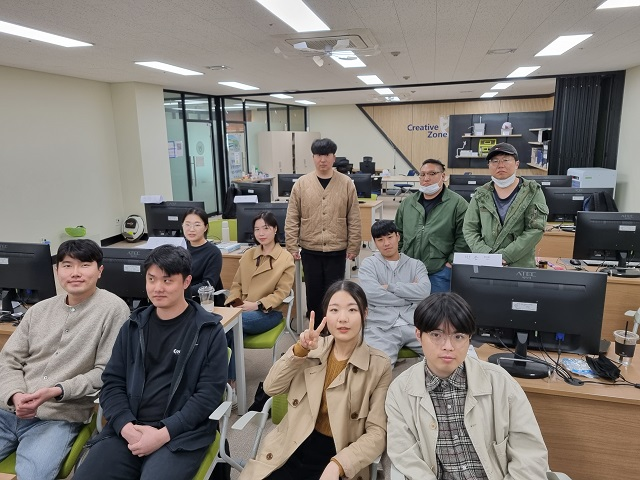
#> input picture day03/IoT_Group.jpg, 640 x 480 px, found by its file name
$ python day03_opencv_haarcascade.py
#> lines starting #> are read from the running program, lines starting #| are printed output that depends on the picture; after the words box and inside, x2 and y2 are one past the last pixel; in counts of white or black regions, pixels touching at a corner belong together
import cv2
import numpy as np

face_cascade = cv2.CascadeClassifier("/home/pi/Desktop/day03/haarcascade_frontalface_default.xml")

img = cv2.imread('/home/pi/Desktop/IoT_Group.jpg')
#> img is the input picture: shape (480, 640, 3); mean B, G, R 114.5, 120.1, 125.4
resizeImg = cv2.resize(img, (640, 480))
gray = cv2.cvtColor(resizeImg, cv2.COLOR_BGR2GRAY)
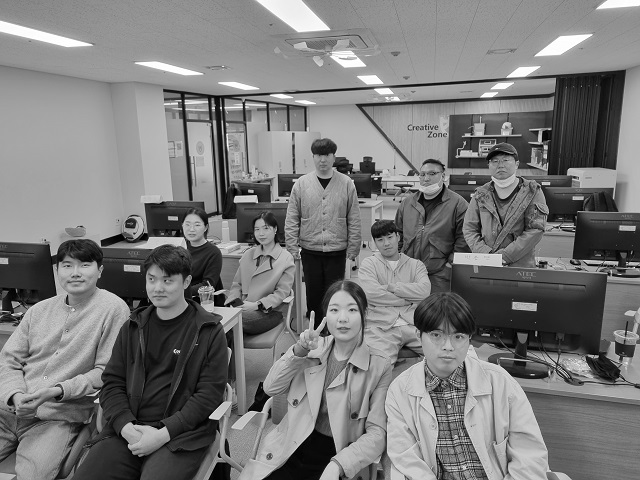
#> gray: shape (480, 640); min 0, max 255, mean 121.1

faces = face_cascade.detectMultiScale(gray, 1.2, 5)
#> faces = [[180, 214, 27, 27], [139, 264, 41, 41], [318, 291, 49, 49]]

gray = cv2.cvtColor(img, cv2.COLOR_BGR2GRAY)
faces = face_cascade.detectMultiScale(gray, 1.2, 5)

count = 0
for (x, y, w, h) in faces:
    cv2.rectangle(img, (x, y), (x+w, y+h), (0, 0, 255), 2)
    cv2.putText(img, str(count), (x-5, y-5), cv2.FONT_HERSHEY_SIMPLEX, 0.5, (0, 0, 255), 2)
    count = count + 1
#> this loop made 3 passes
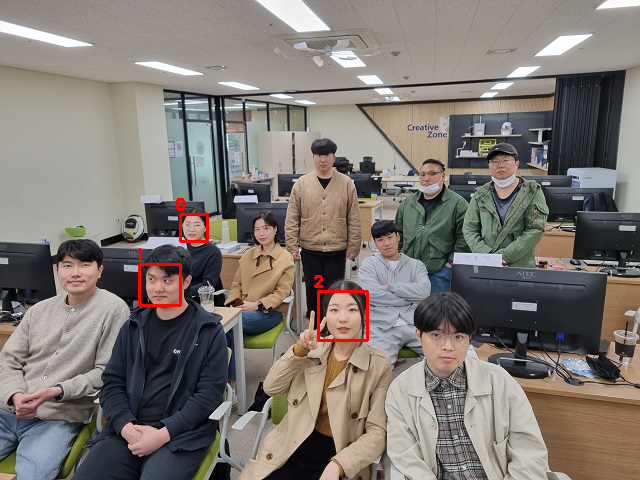
#> img: shape (480, 640, 3); 0.52% of pixels changed, all inside (x1, y1, x2, y2) = (136, 198, 369, 342)
#> after the loop, count = 3

cv2.imshow('Image', img)
cv2.waitKey(0)
cv2.destroyAllWindows()

$ run again, with day03/222 (1).jpg copied over day03/IoT_Group.jpg
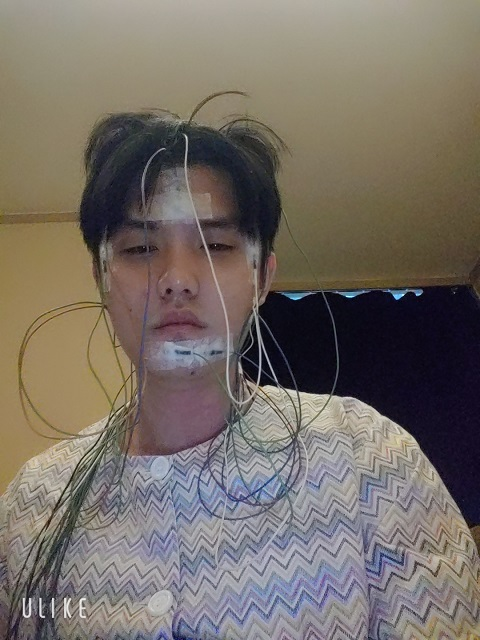
#> input picture day03/222 (1).jpg, 480 x 640 px, found by its file name
#> img is the input picture: shape (640, 480, 3); mean B, G, R 102.5, 110.2, 118.3
#> `faces = face_cascade.detectMultiScale(gray, 1.2, 5)`: faces = [[159, 124, 165, 165]]
#> `gray = cv2.cvtColor(img, cv2.COLOR_BGR2GRAY)`:
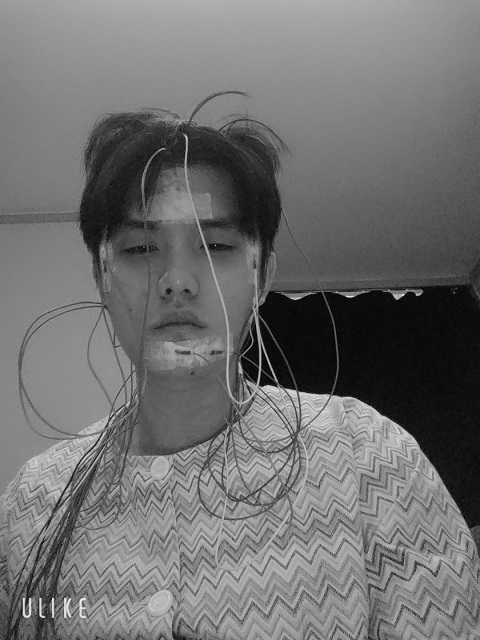
#> gray: shape (640, 480); min 1, max 244, mean 111.7
#> `faces = face_cascade.detectMultiScale(gray, 1.2, 5)`: faces = [[82, 174, 192, 192]]
#> the loop `for (x, y, w, h) in faces:` made 1 pass
#> (x, y, w, h, count) on pass 1: (82, 174, 192, 192, 1)
#> after the loop `for (x, y, w, h) in faces:`:
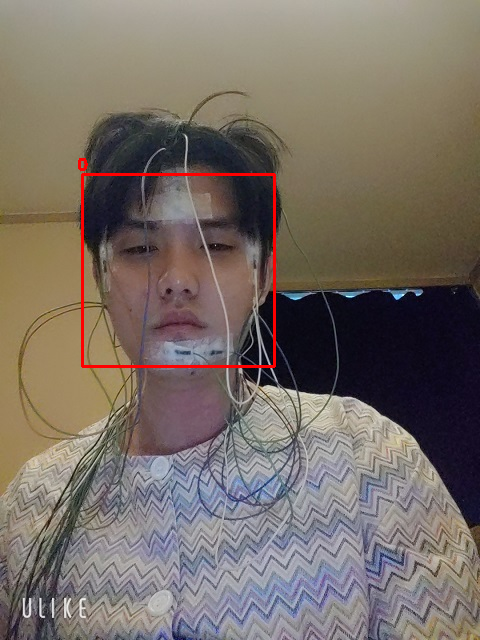
#> img: shape (640, 480, 3); 0.78% of pixels changed, all inside (x1, y1, x2, y2) = (78, 158, 276, 368)
#> after the loop `for (x, y, w, h) in faces:`: count = 1

$ run again, with day03/Fresh.jpg copied over day03/IoT_Group.jpg
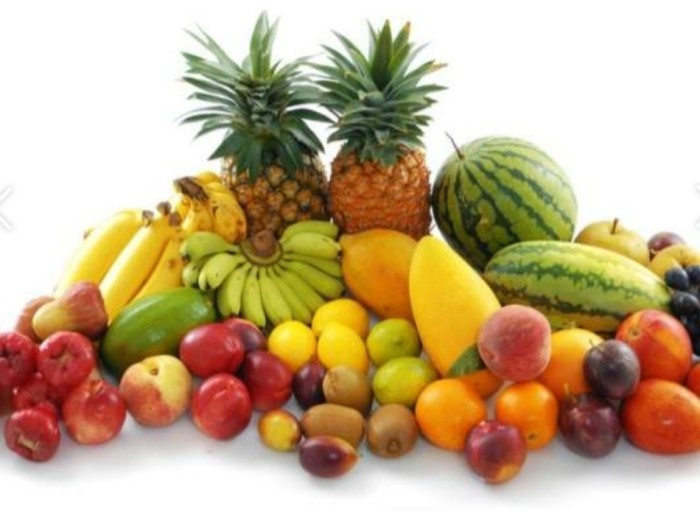
#> input picture day03/Fresh.jpg, 700 x 512 px, found by its file name
#> img is the input picture: shape (512, 700, 3); mean B, G, R 135.6, 171.8, 195.8
#> `gray = cv2.cvtColor(resizeImg, cv2.COLOR_BGR2GRAY)`:
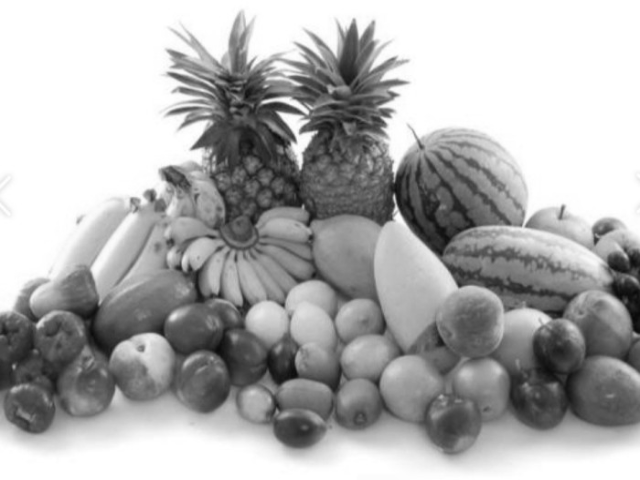
#> gray: shape (480, 640); min 9, max 255, mean 174.8
#> faces = ()
#> after the loop `for (x, y, w, h) in faces:`: count = 0
